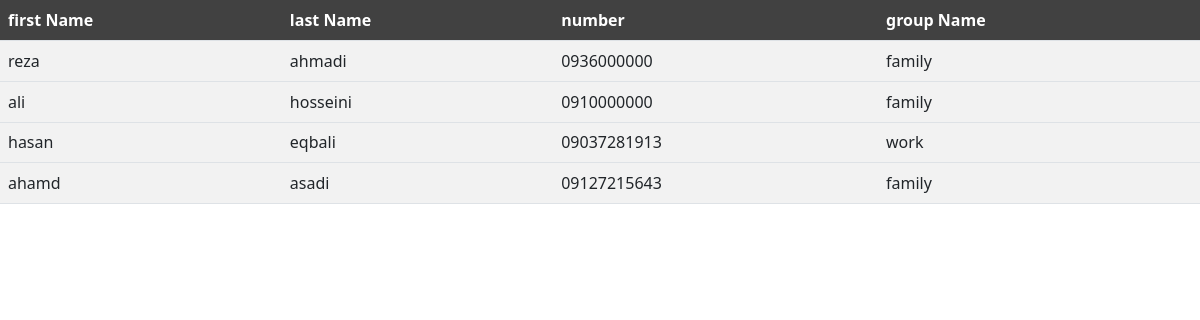
The app's page /bace/list.php with its own data.
### tables this page shows
CREATE TABLE `person` (
  `id` int(11) NOT NULL,
  `firstName` varchar(32) NOT NULL,
  `lastName` varchar(32) NOT NULL,
  `numbers` varchar(11) NOT NULL,
  `groupName` varchar(32) NOT NULL
);

### bace/list.php (the view, shortened to what this page needs)
<?php
include_once "database.php";
$result = $mysql->query("select * from person");
if(!$result){
    echo "<h3 style='color:red'>The operation failed</h3>";
}
else{
?>
    <!doctype html>
    <html lang="en">
    <head>
        <link href="css/bootstrap.min.css" rel="stylesheet">
    </head>
<body>
<table class="table table-striped table-hover ">
    <thead style="background-color:#414141" class="text-white">
        <th>first Name</th>
        <th>last Name</th>
        <th>number</th>
        <th>group Name</th>
    </thead>
    <tbody>
        <?php
        while($row = $result->fetch_assoc()){
            echo "<tr>";
                echo "<td>".htmlentities($row['firstName'])."</td>";
                echo "<td>".htmlentities($row['lastName'])."</td>";
                echo "<td>".htmlentities($row['numbers'])."</td>";
                echo "<td>".htmlentities($row['groupName'])."</td>";
            echo "<tr>";
        }
        ?>
    </tbody>
</table>
<?php
    }
?>
</body>
</html>

### records on screen
person: firstName "reza", lastName "ahmadi", numbers "0936000000", groupName "family"
person: firstName "ali", lastName "hosseini", numbers "0910000000", groupName "family"
person: firstName "hasan", lastName "eqbali", numbers "09037281913", groupName "work"
person: firstName "ahamd", lastName "asadi", numbers "09127215643", groupName "family"
